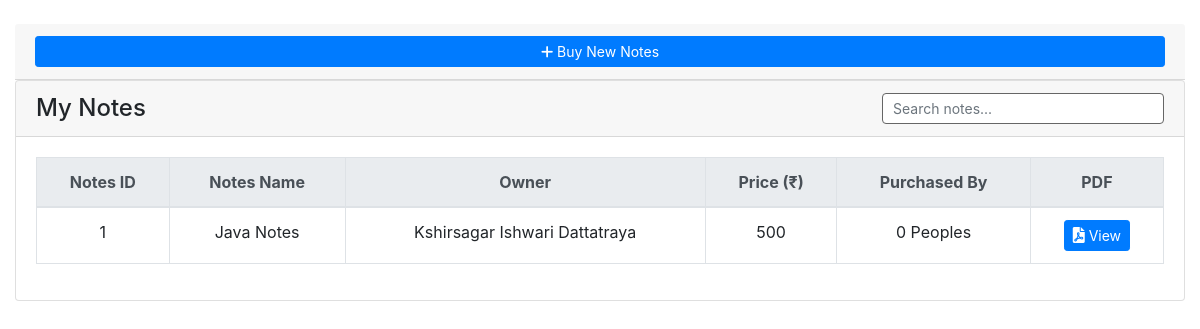
The app's page /notes.php, older data.
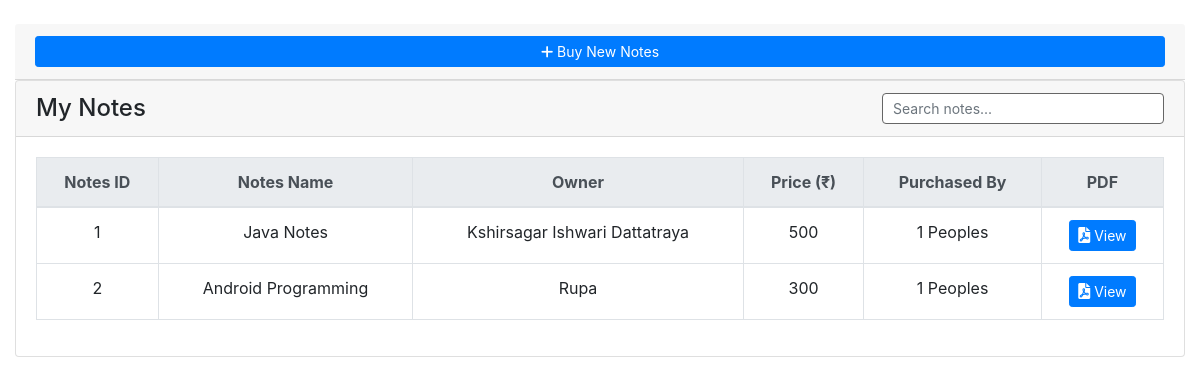
The same page, newer data.
### tables this page shows
CREATE TABLE `notes` (
  `notes_id` int(11) NOT NULL,
  `notes_owner_id` int(11) NOT NULL,
  `notes_name` varchar(200) NOT NULL,
  `notes_price` int(11) NOT NULL,
  `notes_pdf_link` varchar(500) NOT NULL
);

CREATE TABLE `users_database` (
  `user_id` int(11) NOT NULL,
  `name` varchar(200) NOT NULL,
  `email` varchar(200) NOT NULL,
  `password` varchar(200) NOT NULL,
  `user_type` int(11) NOT NULL,
  `phone_number` varchar(200) NOT NULL,
  `address` varchar(200) NOT NULL,
  `facebook` text NOT NULL,
  `instagram` text NOT NULL,
  `linkedin` text NOT NULL,
  `twitter` text NOT NULL,
  `github` text NOT NULL,
  `profile_information` text NOT NULL,
  `recent_activities` text NOT NULL,
  `created_on` datetime NOT NULL DEFAULT current_timestamp()
);

### notes.php (the view, shortened to what this page needs)
<?php
include 'db_connect.php';
?>
<!DOCTYPE html>
<html>
<head>
    <link rel="stylesheet" href="https://stackpath.bootstrapcdn.com/bootstrap/4.6.0/css/bootstrap.min.css">
    <link rel="stylesheet" href="https://cdnjs.cloudflare.com/ajax/libs/font-awesome/6.0.0/css/all.min.css">
</head>
<body>
<div class="container-fluid mt-4">
    <div class="card-header">
        <div class="card-tools">
            <a class="btn btn-block btn-sm btn-primary btn-flat" href="./index.php?page=new_notes">
                <i class="fa fa-plus"></i> Buy New Notes
            </a>
        </div>
    </div>
    <div class="card card-outline card-success">
        <div class="card-header d-flex justify-content-between align-items-center">
            <h4 class="card-title mb-0">My Notes</h4>
            <input type="text" id="searchInput" class="form-control form-control-sm w-25" placeholder="Search notes...">
        </div>
        <div class="card-body">
            <div class="table-responsive">
                <table class="table table-bordered table-hover" id="notesTable">
                    <thead class="thead-light">
                        <tr>
                            <th class="text-center" onclick="sortTable(0)">Notes ID</th>
                            <th class="text-center" onclick="sortTable(1)">Notes Name</th>
                            <th class="text-center" onclick="sortTable(2)">Owner</th>
                            <th class="text-center" onclick="sortTable(3)">Price (₹)</th>
                            <th class="text-center" onclick="sortTable(4)">Purchased By</th>
                            <th class="text-center">PDF</th>
                        </tr>
                    </thead>
                    <tbody>
                        <?php
                        if ($_SESSION['login_user_type'] == 3) {
                            $qry = $conn->query("
                                SELECT
                                    n.notes_id,
                                    n.notes_name,
                                    n.notes_price,
                                    u.name AS owner_name,
                                    COUNT(snr_all.student_id) AS total_purchased
                                FROM studentnotesregistered snr
                                INNER JOIN notes n
                                    ON snr.notes_id = n.notes_id
                                INNER JOIN users_database u
                                    ON n.notes_owner_id = u.user_id
                                LEFT JOIN studentnotesregistered snr_all
                                    ON snr_all.notes_id = n.notes_id
                                WHERE snr.student_id = " . (int)$_SESSION['login_user_id'] . "
                                GROUP BY n.notes_id
                            ");
                        } else {
                            $qry = $conn->query("
                                SELECT
                                    n.notes_id,
                                    n.notes_name,
                                    n.notes_price,
                                    u.name AS owner_name,
                                    COUNT(snr.student_id) AS total_purchased
                                FROM notes n
                                JOIN users_database u ON n.notes_owner_id = u.user_id
                                LEFT JOIN studentnotesregistered snr
                                    ON snr.notes_id = n.notes_id
                                GROUP BY n.notes_id
                            ");
                        }
                        while ($row = $qry->fetch_assoc()):
                        ?>
                        <tr>
                            <td class="text-center"><?php echo $row['notes_id']; ?></td>
                            <td class="text-center"><?php echo $row['notes_name']; ?></td>
                            <td class="text-center"><?php echo $row['owner_name']; ?></td>
                            <td class="text-center"><?php echo $row['notes_price']; ?></td>
                            <td class="text-center">
                                <?php echo $row['total_purchased']; ?> Peoples
                            </td>
                            <td class="text-center">
                                <a href="index.php?page=view_notes_pdf&id=<?php echo $row['notes_id']; ?>"
                                   class="btn btn-sm btn-primary">
                                    <i class="fa fa-file-pdf" style="font-size: 16px;"></i> View
                                </a>
                            </td>
                        </tr>
                        <?php endwhile; ?>
                    </tbody>
                </table>
            </div>
        </div>
    </div>
</div>
</body>
</html>

### notes.php (style rules this page uses)
#searchInput { border: 1px solid #666; border-radius: 4px; padding: 6px 10px; }

Row changes from the older to the newer data that the page shows:
changed notes "Java Notes": total_purchased "0" → "1"
added notes: notes_id "2", notes_name "Android Programming", notes_owner.name "Rupa", notes_price "300", total_purchased "1"
